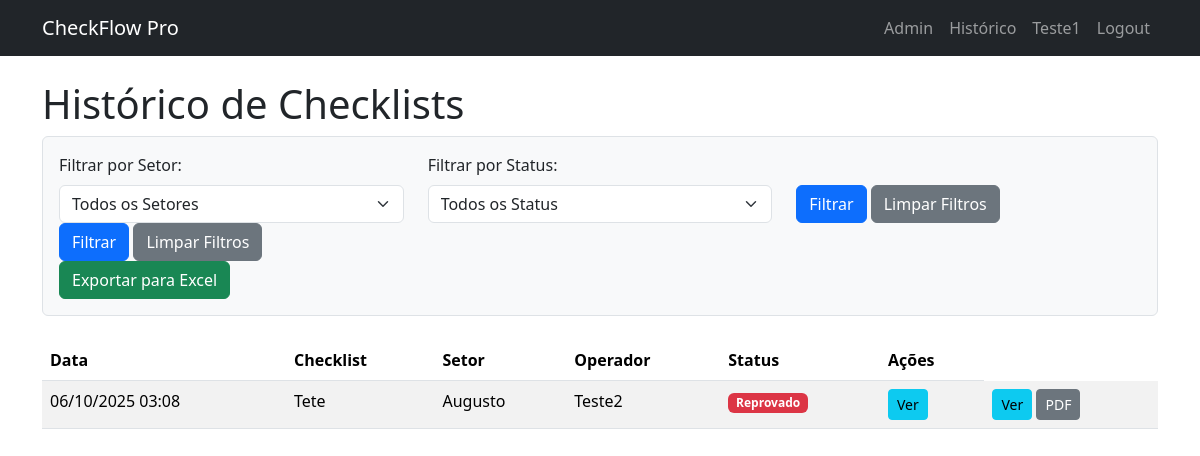
The page /history (signed in) on the database its author committed.
### app/models.py (models this page shows, shortened)
class User(UserMixin, db.Model):
    id = db.Column(db.Integer, primary_key=True)
    username = db.Column(db.String(80), unique=True, nullable=False)
    email = db.Column(db.String(120), unique=True, nullable=False)
    password_hash = db.Column(db.String(256)) # Aumentamos o tamanho para o hash
    role = db.Column(db.String(20), nullable=False)  # 'Administrador', 'Líder', 'Operador'
    sectors = db.relationship('Sector', secondary=leader_sector_association, back_populates='leaders')

class ChecklistInstance(db.Model):
    id = db.Column(db.Integer, primary_key=True)
    status = db.Column(db.String(30), default='Pendente') # Pendente, Aprovado, Reprovado
    submission_date = db.Column(db.DateTime, default=datetime.utcnow)
    approval_date = db.Column(db.DateTime)
    operator_id = db.Column(db.Integer, db.ForeignKey('user.id'))
    leader_id = db.Column(db.Integer, db.ForeignKey('user.id'))
    template_id = db.Column(db.Integer, db.ForeignKey('checklist_template.id'))
    operator_signature = db.Column(db.String(255)) # Caminho para o arquivo da imagem da assinatura
    leader_signature = db.Column(db.String(255))
    operator = db.relationship('User', foreign_keys=[operator_id])
    leader = db.relationship('User', foreign_keys=[leader_id])
    template = db.relationship('ChecklistTemplate')
    responses = db.relationship('ChecklistItemResponse', backref='instance', lazy=True, cascade="all, delete-orphan")

class ChecklistTemplate(db.Model):
    id = db.Column(db.Integer, primary_key=True)
    title = db.Column(db.String(150), nullable=False)
    description = db.Column(db.Text)
    sector_id = db.Column(db.Integer, db.ForeignKey('sector.id'), nullable=False)
    items = db.relationship('ChecklistItemTemplate', backref='template', lazy=True, cascade="all, delete-orphan")

class Sector(db.Model):
    id = db.Column(db.Integer, primary_key=True)
    name = db.Column(db.String(100), unique=True, nullable=False)
    description = db.Column(db.String(255))
    leaders = db.relationship('User', secondary=leader_sector_association, back_populates='sectors')
    checklist_templates = db.relationship('ChecklistTemplate', backref='sector', lazy=True)

### app/routes.py (the view)
@bp.route('/history')
@login_required
@leader_required
def checklist_history():
    query = ChecklistInstance.query
    status = request.args.get('status')
    sector_id = request.args.get('sector_id', type=int)
    if status:
        query = query.filter(ChecklistInstance.status == status)
    if sector_id:
        template_ids = [t.id for t in ChecklistTemplate.query.filter_by(sector_id=sector_id).all()]
        query = query.filter(ChecklistInstance.template_id.in_(template_ids))
    if current_user.role == 'Líder':
        managed_sectors_ids = [s.id for s in current_user.sectors]
        template_ids_leader = [t.id for t in ChecklistTemplate.query.filter(ChecklistTemplate.sector_id.in_(managed_sectors_ids)).all()]
        query = query.filter(ChecklistInstance.template_id.in_(template_ids_leader))
    all_checklists = query.order_by(ChecklistInstance.submission_date.desc()).all()
    all_sectors = Sector.query.order_by('name').all()
    return render_template(
        'history.html',
        checklists=all_checklists,
        sectors=all_sectors,
        selected_status=status,
        selected_sector_id=sector_id,
        title='Histórico de Checklists'
    )

### app/__init__.py (called while the page is built)
def create_app(config_class=Config):
    app = Flask(__name__)
    app.config.from_object(config_class)
    mail.init_app(app)
    db.init_app(app)
    migrate.init_app(app, db)
    login_manager.init_app(app)
    from . import models
    from . import routes
    app.register_blueprint(routes.bp) # Usaremos um Blueprint para organizar as rotas
    @login_manager.user_loader
    def load_user(user_id):
        return models.User.query.get(int(user_id))
    return app

### app/routes.py (called while the page is built)
def leader_required(f):
    @wraps(f)
    def decorated_function(*args, **kwargs):
        if not current_user.is_authenticated or (current_user.role not in ['Líder', 'Administrador']):
            abort(403) # Proibido
        return f(*args, **kwargs)
    return decorated_function

### app/templates/history.html (shortened to what this page needs)
{% extends "base.html" %}
{% block content %}
    <h1>Histórico de Checklists</h1>
    <form method="GET" class="mb-4 p-3 border rounded bg-light">
        <div class="row align-items-end">
            <div class="col-md-4">
                <label for="sector_id" class="form-label">Filtrar por Setor:</label>
                <select name="sector_id" id="sector_id" class="form-select">
                    <option value="">Todos os Setores</option>
                </select>
            </div>
            <div class="col-md-4">
                <label for="status" class="form-label">Filtrar por Status:</label>
                <select name="status" id="status" class="form-select">
                    <option value="">Todos os Status</option>
                </select>
            </div>
            <div class="col-md-4">
                <button type="submit" class="btn btn-primary">Filtrar</button>
                <a href="{{ url_for('main.checklist_history') }}" class="btn btn-secondary">Limpar Filtros</a>
            </div>
            <div class="col-md-4">
                <button type="submit" class="btn btn-primary">Filtrar</button>
                <a href="{{ url_for('main.checklist_history') }}" class="btn btn-secondary">Limpar Filtros</a>
                <a href="{{ url_for('main.export_excel', status=selected_status, sector_id=selected_sector_id) }}" class="btn btn-success">
                    Exportar para Excel
                </a>
            </div>
        </div>
    </form>
    <table class="table table-striped table-hover">
        <thead>
            <tr>
                <th>Data</th>
                <th>Checklist</th>
                <th>Setor</th>
                <th>Operador</th>
                <th>Status</th>
                <th>Ações</th>
            </tr>
        </thead>
        <tbody>
            {% for checklist in checklists %}
            <tr>
                <td>{{ checklist.submission_date.strftime('%d/%m/%Y %H:%M') }}</td>
                <td>{{ checklist.template.title }}</td>
                <td>{{ checklist.template.sector.name }}</td>
                <td>{{ checklist.operator.username }}</td>
                <td>
                    {% if checklist.status == 'Aprovado' %}
                        <span class="badge bg-success">Aprovado</span>
                    {% elif checklist.status == 'Reprovado' %}
                        <span class="badge bg-danger">Reprovado</span>
                    {% else %}
                        <span class="badge bg-warning">Pendente</span>
                    {% endif %}
                </td>
                <td>
                    <a href="{{ url_for('main.review_checklist', instance_id=checklist.id) }}" class="btn btn-sm btn-info">Ver</a>
                    </td>
                <td>
                    <a href="{{ url_for('main.review_checklist', instance_id=checklist.id) }}" class="btn btn-sm btn-info">Ver</a>
                    <a href="{{ url_for('main.export_pdf', instance_id=checklist.id) }}" class="btn btn-sm btn-secondary" target="_blank">PDF</a>
                </td>
            </tr>
            {% else %}
            <tr>
                <td colspan="6" class="text-center">Nenhum checklist encontrado com os filtros aplicados.</td>
            </tr>
            {% endfor %}
        </tbody>
    </table>
{% endblock %}

### app/templates/base.html (shortened to what this page needs)
<!DOCTYPE html>
<html lang="pt-br">
<head>
    <link href="https://cdn.jsdelivr.net/npm/bootstrap@5.3.3/dist/css/bootstrap.min.css" rel="stylesheet">
</head>
<body>
    <nav class="navbar navbar-expand-lg navbar-dark bg-dark">
        <div class="container">
            <a class="navbar-brand" href="{{ url_for('main.index') }}">CheckFlow Pro</a>
            <div class="navbar-nav ms-auto">
                {% if current_user.is_authenticated %}
                    {% if current_user.role == 'Administrador' %}
                        <a class="nav-item nav-link" href="{{ url_for('main.admin_dashboard') }}">Admin</a>
                    {% elif current_user.role == 'Líder' %}
                        <a class="nav-item nav-link" href="{{ url_for('main.leader_dashboard') }}">Pendentes</a>
                    {% endif %}
                    {% if current_user.role in ['Líder', 'Administrador'] %}
                        <a class="nav-item nav-link" href="{{ url_for('main.checklist_history') }}">Histórico</a>
                    {% endif %}
                    <a class="nav-item nav-link" href="#">{{ current_user.username }}</a>
                    <a class="nav-item nav-link" href="{{ url_for('main.logout') }}">Logout</a>
                {% else %}
                    <a class="nav-item nav-link" href="{{ url_for('main.login') }}">Login</a>
                    <a class="nav-item nav-link" href="{{ url_for('main.register') }}">Registrar</a>
                {% endif %}
            </div>
        </div>
    </nav>
    <main class="container mt-4">
        {% block content %}{% endblock %}
    </main>
</body>
</html>

### rows shown on the page
User: username "Teste1"
ChecklistInstance: submission_date "06/10/2025 03:08", template "Tete", template.sector.name "Augusto", operator.username "Teste2", status "Reprovado"
